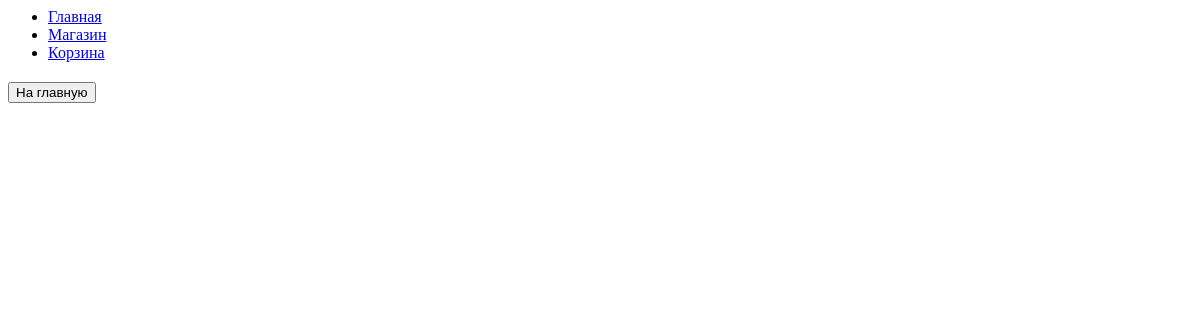
The page /platform/games/ on the database as committed earlier.
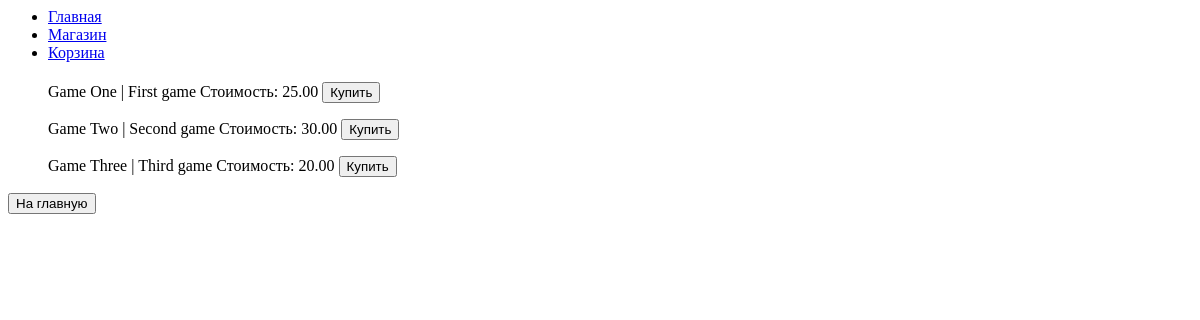
The same page on the database as committed later.
### task1/models.py (models this page shows)
class Game(models.Model):
    title = models.CharField(max_length=255)
    cost = models.DecimalField(max_digits=10, decimal_places=2)
    size = models.DecimalField(max_digits=10, decimal_places=2)
    description = models.TextField()
    age_limited = models.BooleanField(default=False)
    buyer = models.ManyToManyField(Buyer, related_name='games')
    def __str__(self):
        return self.title

### task1/views.py (the view)
# urls.py: path('platform/games/', game_list_view ),
def game_list_view(request):
    games = Game.objects.all()
    context = {
        'games': games
    }
    return render(request, 'shop.html', context)

### templates/shop.html
{% extends "menu.html" %}
{% block content %}
<ul>
    {% for game in games %}
     <p>{{ game }} | {{ game.description }}  Стоимость: {{ game.cost }} <button>Купить</button></p>
 {% endfor %}
</ul>
<a href="/platform"><button>На главную</button></a>
{% endblock %}

### templates/menu.html (shortened to what this page needs)
<html>
<head>
</head>
<ul>
        <li><a href="/platform">Главная</a></li>
        <li><a href="/platform/games/">Магазин</a></li>
        <li><a href="/platform/cart/">Корзина</a></li>
</ul>
<body>
<div>
         {% block content %}{% endblock %}
</div>
</body>
</html>

Rows that differ between the two databases and show on the page:
added Game: title "Game One", description "First game", cost "25.00"
added Game: title "Game Two", description "Second game", cost "30.00"
added Game: title "Game Three", description "Third game", cost "20.00"
